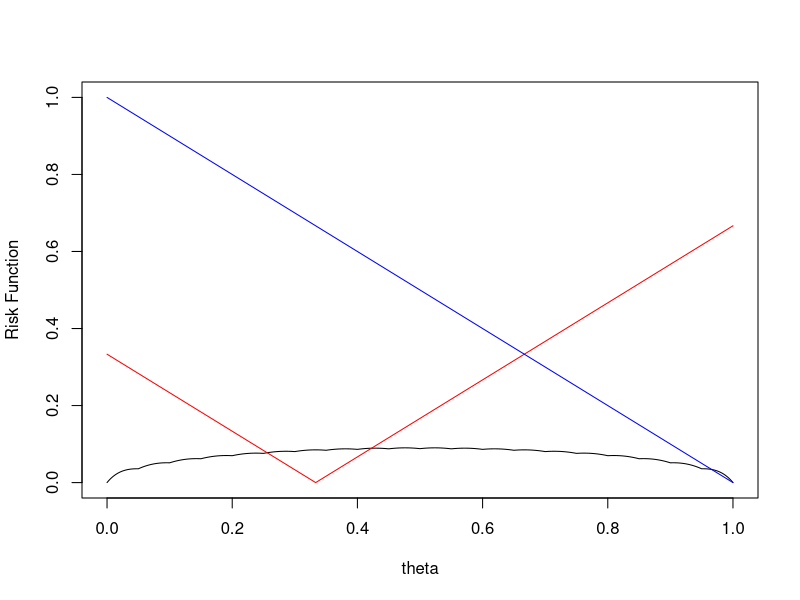

Write the R code that produced this figure.
theta <- seq(0,1,0.0001);
R1 <- 0;
for (i in 0:20){
R1 <- R1+choose(20,i)*(theta^i)*((1-theta)^(20-i))*abs(i/20 - theta);
}
R2 <- abs(1/3 - theta);
R3 <- abs(1 - theta);
plot(theta, R1,"l", ylab="Risk Function", ylim=c(0,1));
lines(theta, R2, col="red");
lines(theta, R3, col="blue")